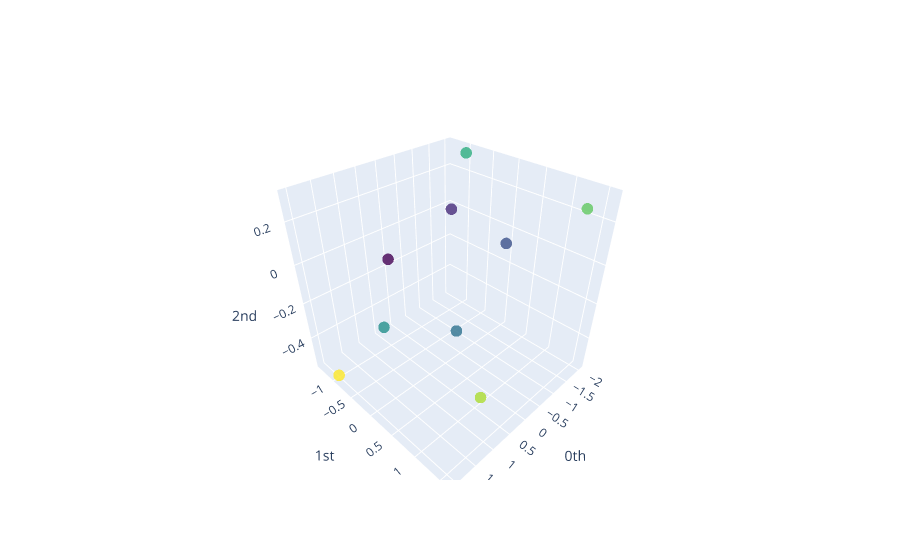

Write notebook code for a chart like this one.
### Code cell
coords, diagrams_basic = smiles_to_persistence_diagrams(furan_smiles)
plot_point_cloud(coords)

### Figure 1 — Plotly figure (JSON) as saved in the notebook; plotly's stock layout.template omitted (floating-point values rounded to 4 significant figures)
{"data": [{"marker": {"color": [0, 1, 2, 3, 4, 5, 6, 7, 8], "colorscale": [[0, "#440154"], [0.1111, "#482878"], [0.2222, "#3e4989"], [0.3333, "#31688e"], [0.4444, "#26828e"], [0.5556, "#1f9e89"], [0.6667, "#35b779"], [0.7778, "#6ece58"], [0.8889, "#b5de2b"], [1, "#fde725"]], "opacity": 0.8, "size": 4}, "mode": "markers", "type": "scatter3d", "x": [-0.001491, -1.046, -0.6736, 0.6751, 1.045, -2.042, -1.31, 1.314, 2.04], "y": [-1.375, -0.6256, 0.7021, 0.7185, -0.6002, -1.007, 1.556, 1.588, -0.9572], "z": [-0.156, 0.1104, 0.1173, -0.1637, -0.3252, 0.2942, 0.305, -0.2416, -0.5561]}], "layout": {"scene": {"xaxis": {"exponentformat": "e", "showexponent": "all", "title": {"text": "0th"}, "type": "linear"}, "yaxis": {"exponentformat": "e", "showexponent": "all", "title": {"text": "1st"}, "type": "linear"}, "zaxis": {"exponentformat": "e", "showexponent": "all", "title": {"text": "2nd"}, "type": "linear"}}}}
